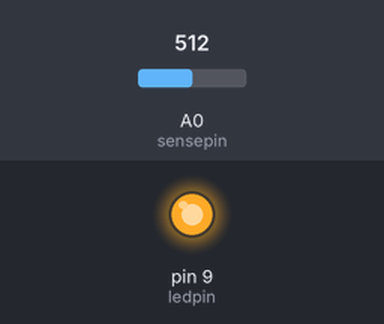
Bench run of a sketch on a simulated Arduino Uno, built with avr-gcc and run on an emulated ATmega328P. On the bench: output pins drawn as LEDs (lit = HIGH). The test bench sets the inputs (shaded band); at power-on: A0 (sensepin) = 512.

Above: at 1.2 s.
1.3 s: A0 (sensepin) set to 743
2.8 s: A0 (sensepin) set to 758
At 3.3 s:
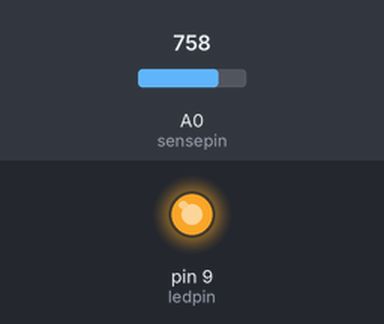
4.3 s: A0 (sensepin) set to 900
At 5.6 s:
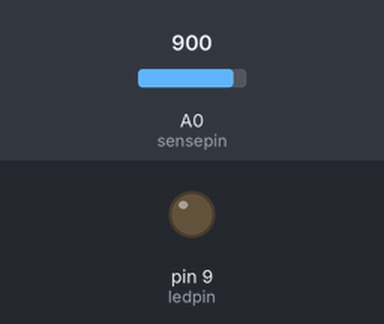
Timing chart, 0 to 7.3 s (numbered marks = the images above; inputs shaded):
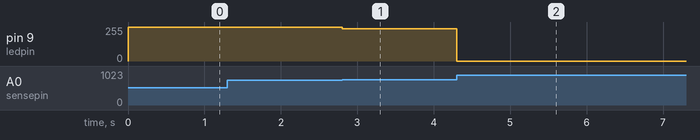

Measured:
- after the input at 1.3 s, every drawn part: stays the same
- after the input at 2.8 s, pin 9 (ledpin): 255/255 → 242/255 at once
- after the input at 4.3 s, pin 9 (ledpin): 242/255 → 0/255 at once

The sketch:

Vid_4.1.ino
```cpp
// C++ code
//
int sensepin = 0;
int ledpin = 9;

void setup()
{
  analogReference(DEFAULT);
  pinMode(ledpin, OUTPUT);
}

void loop()
{
  int var = analogRead(sensepin);

  var = constrain(var, 750, 900);
  int ledlvl = map(var, 750, 900, 255, 0);

  analogWrite(ledpin, ledlvl);
}
```
